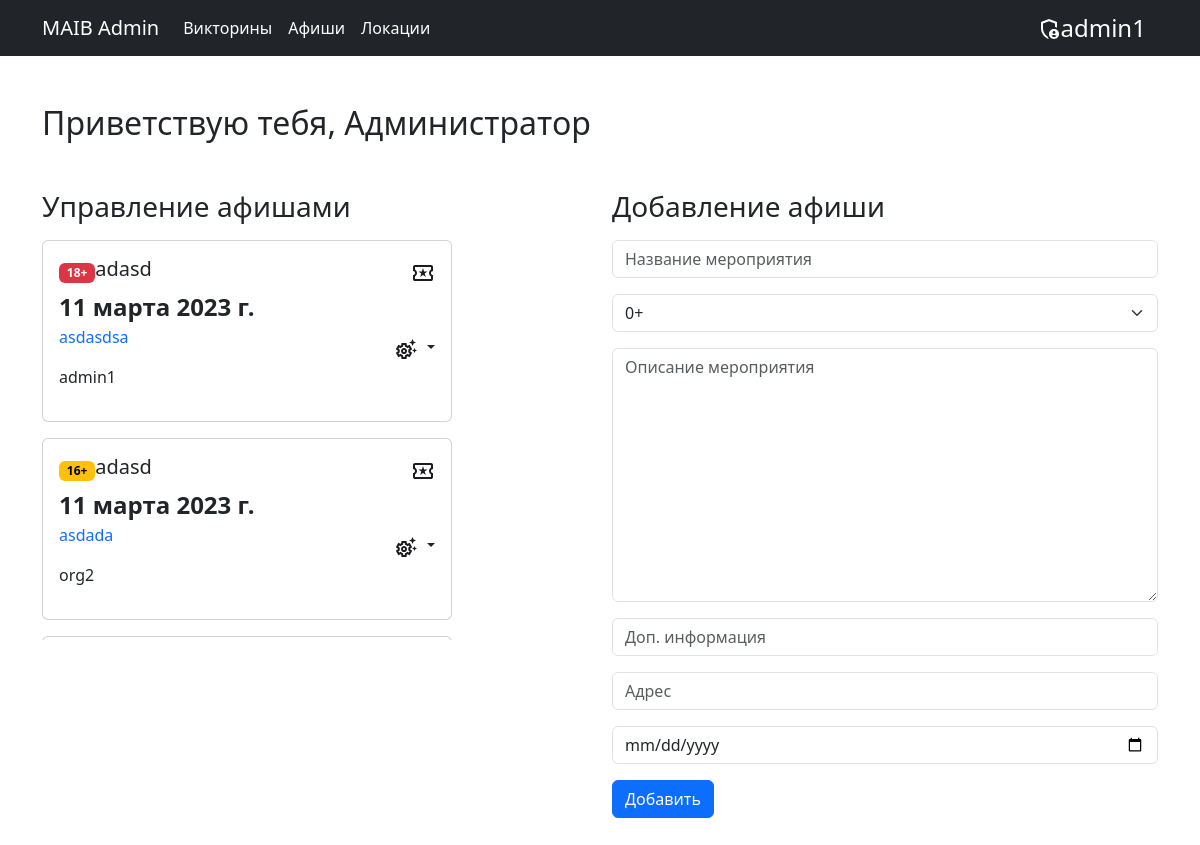
The page /poster/ (signed in) on the database as committed earlier.
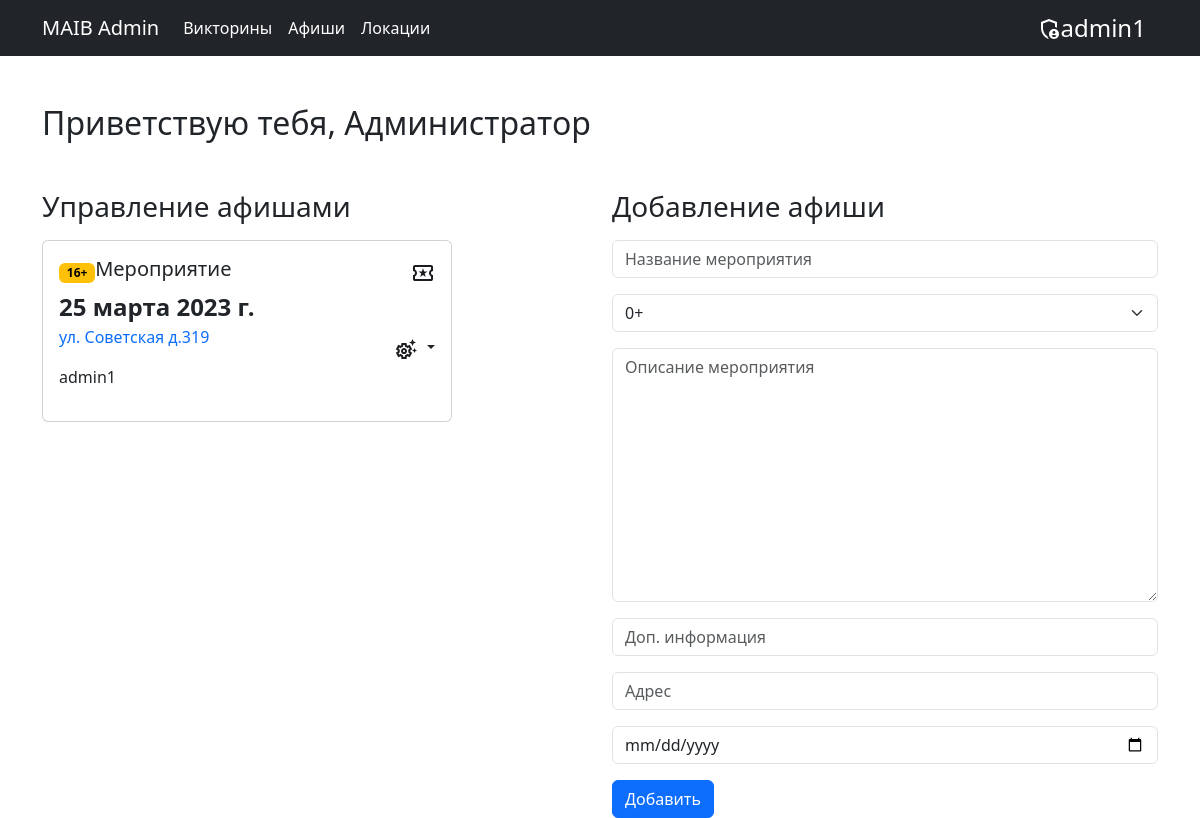
The same page on the database as committed later.
### admin_panel/models.py (models this page shows)
class Poster(models.Model):
    author = models.ForeignKey(User, on_delete=models.CASCADE, null = True)
    name = models.CharField(max_length = 100, default='')
    ageLim = models.CharField(max_length = 100, default = '+0')
    desc = models.TextField()
    addinfo = models.CharField(max_length = 200, default='')
    addres = models.CharField(max_length = 300, default='')
    date = models.DateField(auto_now_add = True)

### admin_panel/views.py (the view)
# urls.py: path('poster/', views.poster),
def poster(request):
    if request.user.is_staff:
        poster_list = Poster.objects.all()
        poster_len = len(poster_list)
    else:
        poster_list = Poster.objects.filter(author = request.user).all()
        poster_len = len(poster_list)
    return render(request, 'poster.html', {"poster_list": poster_list, "poster_len": poster_len})

### admin_panel/templates/poster.html (shortened to what the changed rows need)
{% extends "base.html" %}
{% block content %}
<div class="main">
    <div class="poster container mt-5">
        <div class="hello-text mb-5">
            {% if user.is_authenticated and user.is_staff %}
            <h2>Приветствую тебя, Администратор</h2>
            {% else %}
            <h2>Приветствую тебя, {{user.username}}</h2>
            {% endif %}
        </div>
        <div class="row align-items-start">
            <div class="col mb-5 desktop">
                <div class="poster-list mb-5">
                    {% if poster_len == 0 %}
                    <div class="d-flex align-items-center">
                        <div class="sad_img m-2">
                            <img class="" src="../static/img/sad.svg" alt="">
                        </div>
                        <h5 class="mt-2">Афиши отсутсвуют</h5>
                    </div>
                    {% else %}
                    {% for poster in poster_list %}
                    <div class="card w-75 mb-3">
                        <div class="card-body">
                            <div
                                class="w-100 poster__item-title d-flex align-items-center justify-content-between pr-5">
                                <div class="w-75 d-flex align-items-center">
                                        {% if poster.ageLim == '0+' %}
                                        <span class="h-25 badge text-bg-primary"> {{poster.ageLim}} </span>
                                        {% elif poster.ageLim == '16+' %}
                                        <span class="h-25 badge text-bg-warning"> {{poster.ageLim}} </span>
                                        {% elif poster.ageLim == '18+' %}
                                        <span class="h-25 badge text-bg-danger"> {{poster.ageLim}} </span>
                                        {% endif %}
                                        <h5>{{poster.name}}</h5>
                                </div>
                                <img src="../static/img/poster__item-icon.svg" alt="">
                            </div>
                            <div class="poster__item-content">
                                <div class="poster__item-info d-flex align-items-center justify-content-between">
                                    <div class="poster__item-data">
                                        <time class="fs-4 fw-semibold">{{poster.date}}</time>
                                        <p class="text-primary">{{poster.addres}}</p>
                                        {% if user.is_staff %}
                                         <p>{{poster.author.username}}</p>
                                        {% endif %}
                                    </div>
                                    <div class="poster__item-settings" data-bs-toggle="tooltip" data-bs-placement="top"
                                        data-bs-title="Настройки">
                                        <div class="dropdown">
                                            <a class="nav-link dropdown-toggle" href="#" id="navbarDarkDropdownMenuLink"
                                                role="button" data-bs-toggle="dropdown" aria-expanded="false">
                                                <img src="../static/img/settings.svg" alt="">
                                            </a>
                                        </div>
                                    </div>
                                </div>
                            </div>
                        </div>
                    </div>
                    {% endfor %}
                    {% endif %}
                </div>
            </div>
        </div>
    </div>
</div>
{% endblock %}

Rows that differ between the two databases and show on the page:
removed Poster: ageLim "18+", name "adasd", date "11 марта 2023 г.", addres "asdasdsa", author.username "admin1"
removed Poster: ageLim "16+", name "adasd", date "11 марта 2023 г.", addres "asdada", author.username "org2"
added Poster: ageLim "16+", name "Мероприятие", date "25 марта 2023 г.", addres "ул. Советская д.319", author.username "admin1"
